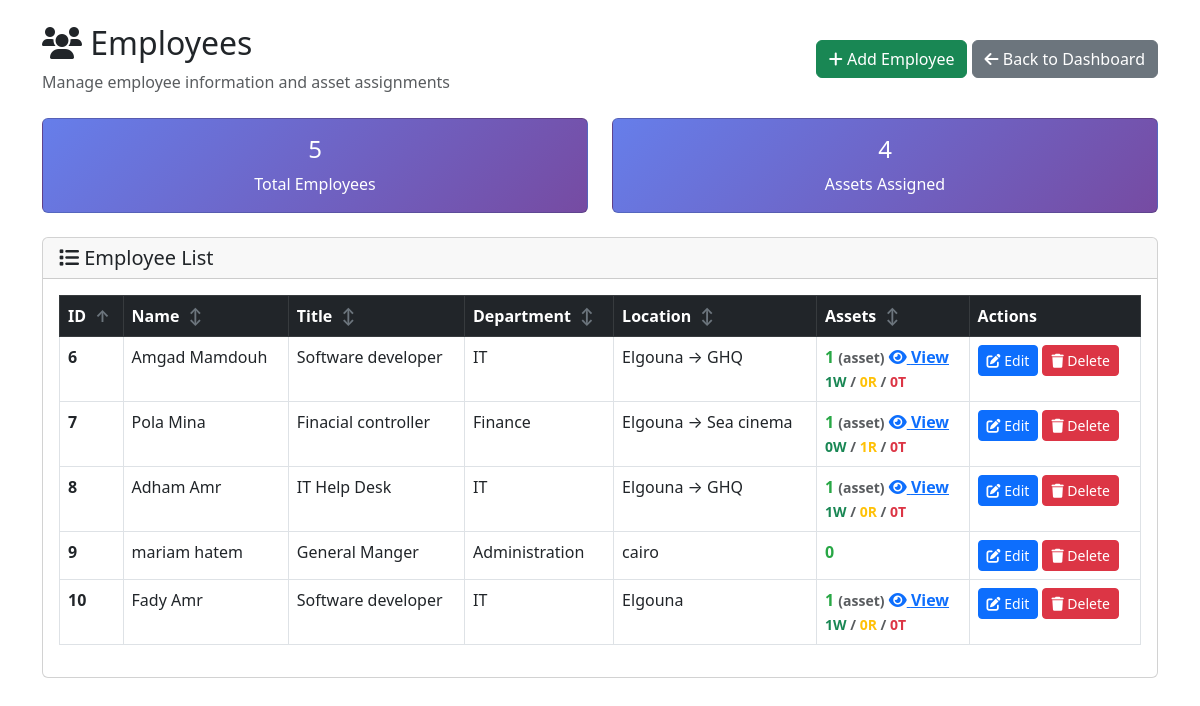
Page /employees.php on the committed database.
### tables this page shows
CREATE TABLE `employees` (
  `EmployeeID` int(11) NOT NULL,
  `Name` varchar(100) NOT NULL,
  `TitleID` int(11) DEFAULT NULL,
  `DepartmentID` int(11) DEFAULT NULL,
  `LocationID` int(11) DEFAULT NULL,
  `created_at` timestamp NOT NULL DEFAULT current_timestamp()
);

CREATE TABLE `titles` (
  `TitleID` int(11) NOT NULL,
  `TitleName` varchar(100) NOT NULL
);

CREATE TABLE `departments` (
  `DepartmentID` int(11) NOT NULL,
  `DepartmentName` varchar(100) NOT NULL
);

### employees.php (the view, shortened to what this page needs)
<?php
include 'db.php';
$sort_column = $_GET['sort'] ?? 'EmployeeID';
$sort_order = $_GET['order'] ?? 'ASC';
$sort_order = strtoupper($sort_order) === 'ASC' ? 'ASC' : 'DESC';
function buildOrderByClause($sort_column, $sort_order) {
    switch($sort_column) {
        case 'EmployeeID':
            return "e.EmployeeID $sort_order";
    }
}
function getEmployeeSummary($conn) {
$sql = "SELECT
            COUNT(DISTINCT e.EmployeeID) AS total_employees,
            COUNT(a.AssetID) AS total_assets_assigned
        FROM employees e
        LEFT JOIN assets a ON a.AssignedTo = e.EmployeeID";
    $result = $conn->query($sql);
    return $result->fetch_assoc();
}
function getEmployeesWithAssets($conn, $order_by) {
$sql = "SELECT
            e.EmployeeID,
            e.Name,
            ti.TitleName AS Title,
            d.DepartmentName AS Department,
            l1.LocationName AS Location,
            CASE
                WHEN l2.LocationName IS NOT NULL THEN CONCAT(l2.LocationName, ' → ', l1.LocationName)
                ELSE l1.LocationName
            END as LocationDisplayName,
            COUNT(a.AssetID) AS AssetCount
        FROM employees e
        LEFT JOIN titles ti ON ti.TitleID = e.TitleID
        LEFT JOIN departments d ON d.DepartmentID = e.DepartmentID
        LEFT JOIN locations l1 ON l1.LocationID = e.LocationID
        LEFT JOIN locations l2 ON l1.ParentID = l2.LocationID
        LEFT JOIN assets a ON a.AssignedTo = e.EmployeeID
        GROUP BY e.EmployeeID, e.Name, ti.TitleName, d.DepartmentName, l1.LocationName, l2.LocationName
        ORDER BY $order_by";
    return $conn->query($sql);
}
function getAssetCountBreakdown($conn, $employee_id) {
$sql = "SELECT
            COUNT(CASE WHEN Status = 'Working' THEN 1 END) as working,
            COUNT(CASE WHEN Status = 'In Repair' THEN 1 END) as repair,
            COUNT(CASE WHEN Status = 'Trashed' THEN 1 END) as trashed
        FROM assets
        WHERE AssignedTo = ?";
    $stmt = $conn->prepare($sql);
    $stmt->bind_param('i', $employee_id);
    $stmt->execute();
    return $stmt->get_result()->fetch_assoc();
}
function getSortUrl($column, $current_sort, $current_order) {
    $new_order = ($current_sort === $column && $current_order === 'ASC') ? 'DESC' : 'ASC';
    return "?sort=$column&order=$new_order";
}
function getSortIcon($column, $current_sort, $current_order) {
    if ($current_sort === $column) {
        return $current_order === 'ASC' ? '↑' : '↓';
    }
    return '↕';
}
function getAssetCountClass($count) {
    if ($count <= 2) return 'low';
    return 'high';
}
$order_by = buildOrderByClause($sort_column, $sort_order);
$summary = getEmployeeSummary($conn);
$employees = getEmployeesWithAssets($conn, $order_by);
?>
<!DOCTYPE html>
<html lang="en">
<head>
    <link rel="stylesheet" href="https://cdn.jsdelivr.net/npm/bootstrap@5.3.0/dist/css/bootstrap.min.css">
    <link href="https://cdnjs.cloudflare.com/ajax/libs/font-awesome/6.0.0/css/all.min.css" rel="stylesheet">
</head>
<body class="container py-4">
    <header class="d-flex justify-content-between align-items-center mb-4">
        <div>
            <h2><i class="fas fa-users"></i> Employees</h2>
            <p class="text-muted mb-0">Manage employee information and asset assignments</p>
        </div>
        <div>
            <a href="add_employee.php" class="btn btn-success">
                <i class="fas fa-plus"></i> Add Employee
            </a>
            <a href="index.php" class="btn btn-secondary">
                <i class="fas fa-arrow-left"></i> Back to Dashboard
            </a>
        </div>
    </header>
    <section class="mb-4">
        <div class="row">
            <div class="col-md-6">
                <div class="card summary-card">
                    <div class="card-body text-center">
                        <h4 class="card-title"><?= number_format($summary['total_employees']) ?></h4>
                        <p class="card-text mb-0">Total Employees</p>
                    </div>
                </div>
            </div>
            <div class="col-md-6">
                <div class="card summary-card">
                    <div class="card-body text-center">
                        <h4 class="card-title"><?= number_format($summary['total_assets_assigned']) ?></h4>
                        <p class="card-text mb-0">Assets Assigned</p>
                    </div>
                </div>
            </div>
        </div>
    </section>
    <section>
        <div class="card">
            <div class="card-header">
                <h5 class="mb-0"><i class="fas fa-list"></i> Employee List</h5>
            </div>
            <div class="card-body">
                <div class="table-responsive">
                    <table class="table table-bordered table-hover">
                        <thead class="table-dark">
                            <tr>
                                <th class="sortable" onclick="window.location.href='<?= getSortUrl('EmployeeID', $sort_column, $sort_order) ?>'">
                                    ID <span class="sort-icon"><?= getSortIcon('EmployeeID', $sort_column, $sort_order) ?></span>
                                </th>
                                <th class="sortable" onclick="window.location.href='<?= getSortUrl('Name', $sort_column, $sort_order) ?>'">
                                    Name <span class="sort-icon"><?= getSortIcon('Name', $sort_column, $sort_order) ?></span>
                                </th>
                                <th class="sortable" onclick="window.location.href='<?= getSortUrl('Title', $sort_column, $sort_order) ?>'">
                                    Title <span class="sort-icon"><?= getSortIcon('Title', $sort_column, $sort_order) ?></span>
                                </th>
                                <th class="sortable" onclick="window.location.href='<?= getSortUrl('Department', $sort_column, $sort_order) ?>'">
                                    Department <span class="sort-icon"><?= getSortIcon('Department', $sort_column, $sort_order) ?></span>
                                </th>
                                <th class="sortable" onclick="window.location.href='<?= getSortUrl('Location', $sort_column, $sort_order) ?>'">
                                    Location <span class="sort-icon"><?= getSortIcon('Location', $sort_column, $sort_order) ?></span>
                                </th>
                                <th class="sortable" onclick="window.location.href='<?= getSortUrl('AssetCount', $sort_column, $sort_order) ?>'">
                                    Assets <span class="sort-icon"><?= getSortIcon('AssetCount', $sort_column, $sort_order) ?></span>
                                </th>
                                <th>Actions</th>
                            </tr>
                        </thead>
                        <tbody>
                            <?php while($employee = $employees->fetch_assoc()): ?>
                                <?php
                                $asset_count = $employee['AssetCount'];
                                $count_class = getAssetCountClass($asset_count);
                                ?>
                                <tr>
                                    <td><strong><?= htmlspecialchars($employee['EmployeeID']) ?></strong></td>
                                    <td><?= htmlspecialchars($employee['Name']) ?></td>
                                    <td><?= htmlspecialchars($employee['Title'] ?? 'Not Assigned') ?></td>
                                    <td><?= htmlspecialchars($employee['Department'] ?? 'Not Assigned') ?></td>
                                    <td><?= htmlspecialchars($employee['LocationDisplayName'] ?? 'Not Assigned') ?></td>
                                    <td class="asset-count <?= $count_class ?>">
                                        <?= $asset_count ?>
                                        <?php if ($asset_count > 0): ?>
                                            <small class="text-muted">(<?= $asset_count == 1 ? 'asset' : 'assets' ?>)</small>
                                                  <a href="view_employee.php?id=<?= $employee['EmployeeID'] ?>"
                                            title="View Details">
                                            <?php
                                            $detailed_count = getAssetCountBreakdown($conn, $employee['EmployeeID']);
                                            ?>
                                            <i class="fas fa-eye"></i> View
                                        </a>
                                            <br>
                                            <small class="text-muted">
                                                <span class="text-success"><?= $detailed_count['working'] ?>W</span> /
                                                <span class="text-warning"><?= $detailed_count['repair'] ?>R</span> /
                                                <span class="text-danger"><?= $detailed_count['trashed'] ?>T</span>
                                            </small>
                                        <?php endif; ?>
                                    </td>
                                    <td class="action-buttons">
                                        <a href="edit_employee.php?id=<?= $employee['EmployeeID'] ?>"
                                           class="btn btn-sm btn-primary" title="Edit Employee">
                                            <i class="fas fa-edit"></i> Edit
                                        </a>
                                        <a href="delete_employee.php?id=<?= $employee['EmployeeID'] ?>"
                                           class="btn btn-sm btn-danger"
                                           onclick="return confirm('Are you sure you want to delete this employee?')"
                                           title="Delete Employee">
                                            <i class="fas fa-trash"></i> Delete
                                        </a>
                                    </td>
                                </tr>
                            <?php endwhile; ?>
                        </tbody>
                    </table>
                </div>
            </div>
        </div>
    </section>
</body>
</html>

### employees.php (style rules this page uses)
.sortable { cursor: pointer; }
.sort-icon { margin-left: 5px; color: #6c757d; }
.asset-count { font-weight: bold; }
.asset-count.low { color: #28a745; }
.summary-card { background: linear-gradient(135deg, #667eea 0%, #764ba2 100%); color: white; }
.action-buttons { white-space: nowrap; }

### rows in the picture
employees: EmployeeID "6", Name "Amgad Mamdouh", TitleID.TitleName "Software developer", DepartmentID.DepartmentName "IT", LocationDisplayName "Elgouna → GHQ", asset_count "1", working "1", repair "0", trashed "0"
employees: EmployeeID "7", Name "Pola Mina", TitleID.TitleName "Finacial controller", DepartmentID.DepartmentName "Finance", LocationDisplayName "Elgouna → Sea cinema", asset_count "1", working "0", repair "1", trashed "0"
employees: EmployeeID "8", Name "Adham Amr", TitleID.TitleName "IT Help Desk", DepartmentID.DepartmentName "IT", LocationDisplayName "Elgouna → GHQ", asset_count "1", working "1", repair "0", trashed "0"
employees: EmployeeID "9", Name "mariam hatem", TitleID.TitleName "General Manger", DepartmentID.DepartmentName "Administration", LocationDisplayName "cairo", asset_count "0"
employees: EmployeeID "10", Name "Fady Amr", TitleID.TitleName "Software developer", DepartmentID.DepartmentName "IT", LocationDisplayName "Elgouna", asset_count "1", working "1", repair "0", trashed "0"

### other values in the picture
$summary['total_employees'] "5"
$summary['total_assets_assigned'] "4"
getSortIcon('EmployeeID', $sort_column, $sort_order) "↑"
getSortIcon('Name', $sort_column, $sort_order) "↕"
getSortIcon('Title', $sort_column, $sort_order) "↕"
getSortIcon('Department', $sort_column, $sort_order) "↕"
getSortIcon('Location', $sort_column, $sort_order) "↕"
getSortIcon('AssetCount', $sort_column, $sort_order) "↕"
